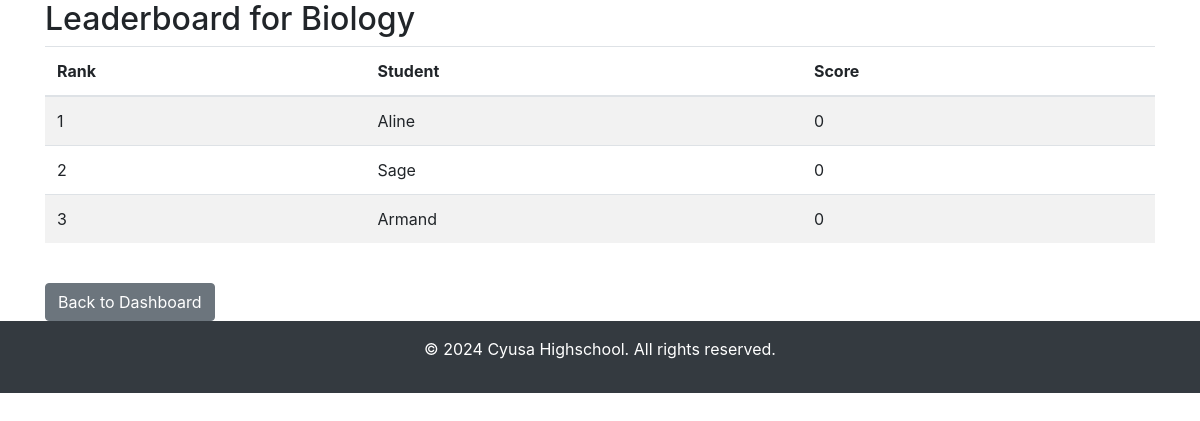
Before: /teacher/module/1/leaderboard (signed in) with the older database file.
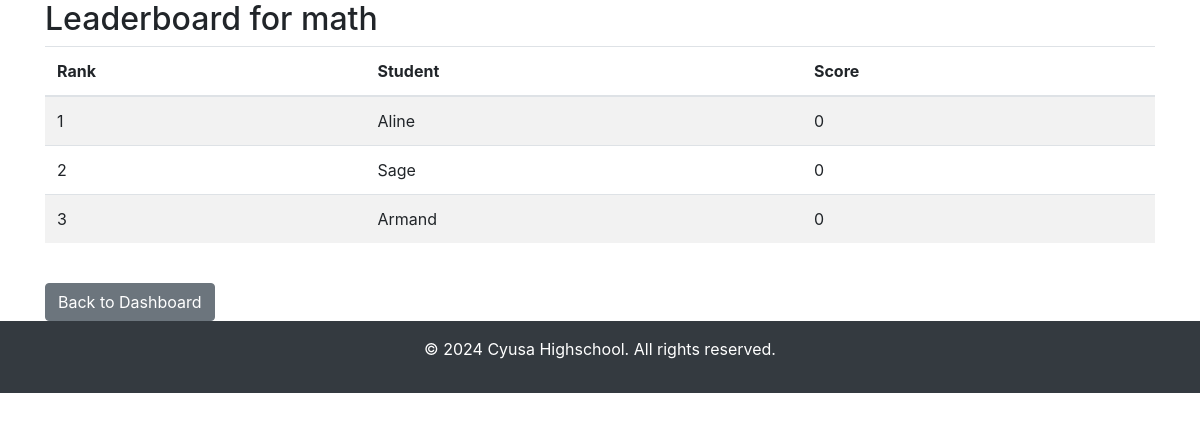
After: the same page with the newer database file.
### app.py (models this page shows)
class Module(db.Model):
    id = db.Column(db.Integer, primary_key=True)
    title = db.Column(db.String(100), nullable=False)
    terms_conditions = db.Column(db.Text, nullable=False)
    quizzes = db.relationship('Quiz', backref='module', lazy=True, cascade="all, delete-orphan")

### app.py (the view)
@app.route('/teacher/module/<int:module_id>/leaderboard')
@login_required
def leaderboard(module_id):
    if current_user.role != 'teacher':
        return redirect(url_for('student_dashboard_view'))
    module = Module.query.get(module_id)
    if not module:
        flash('Module not found.', 'error')
        return redirect(url_for('teacher_dashboard'))
    quizzes = module.quizzes
    students = module.students
    results = []
    for student in students:
        total_score = 0
        quizzes_completed = 0
        for quiz in quizzes:
            result = QuizResult.query.filter_by(quiz_id=quiz.id, student_id=student.id).first()
            if result:
                total_score += result.score
                quizzes_completed += 1
        results.append({
            'student': student,
            'total_score': total_score,
            'quizzes_completed': quizzes_completed
        })
    results = sorted(results, key=lambda x: x['total_score'], reverse=True)
    return render_template('leaderboard.html', results=results, module=module, enumerate=enumerate)

### app.py (called while the page is built)
@login_manager.user_loader
def load_user(user_id):
    return User.query.get(int(user_id))

### templates/leaderboard.html (shortened to what this page needs)
<!DOCTYPE html>
<html lang="en">
<head>
    <link rel="stylesheet" href="https://stackpath.bootstrapcdn.com/bootstrap/4.5.2/css/bootstrap.min.css">
</head>
<body>
    <div class="container">
        <h2>Leaderboard for {{ module.title }}</h2>
        <table class="table table-striped">
            <thead>
                <tr>
                    <th>Rank</th>
                    <th>Student</th>
                    <th>Score</th>
                </tr>
            </thead>
            <tbody>
                {% if results %}
                    {% for index, result in enumerate(results) %}
                    <tr>
                        <td>{{ index + 1 }}</td>
                        <td>{{ result.student.username }}</td>
                        <td>{{ result.total_score }}</td>
                    </tr>
                    {% endfor %}
                {% else %}
                    <tr>
                        <td colspan="3" class="text-center">No results available. Students have not taken the quiz yet.</td>
                    </tr>
                {% endif %}
            </tbody>
        </table>
        <a href="{{ url_for('teacher_dashboard') }}" class="btn btn-secondary mt-4">Back to Dashboard</a>
    </div>
    <footer class="bg-dark text-white text-center py-3">
        <p>© 2024 Cyusa Highschool. All rights reserved.</p>
    </footer>
</body>
</html>

Changed rows visible on the page:
changed Module: title "Biology" → "math"
